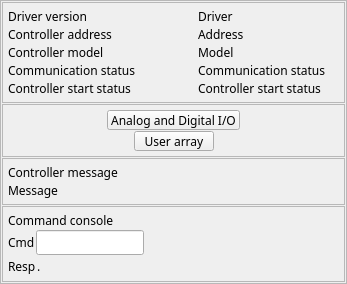
<?xml version="1.0" encoding="UTF-8"?>
<ui version="4.0">
 <class>EFrame</class>
 <widget class="QEFrame" name="EFrame">
  <property name="geometry">
   <rect>
    <x>0</x>
    <y>0</y>
    <width>347</width>
    <height>261</height>
   </rect>
  </property>
  <property name="sizePolicy">
   <sizepolicy hsizetype="Expanding" vsizetype="Expanding">
    <horstretch>0</horstretch>
    <verstretch>0</verstretch>
   </sizepolicy>
  </property>
  <property name="minimumSize">
   <size>
    <width>0</width>
    <height>0</height>
   </size>
  </property>
  <property name="windowTitle">
   <string>RIO PLC Controller</string>
  </property>
  <property name="frameShape">
   <enum>QFrame::StyledPanel</enum>
  </property>
  <layout class="QVBoxLayout" name="verticalLayout" stretch="5,2,3,3">
   <property name="spacing">
    <number>1</number>
   </property>
   <property name="margin">
    <number>1</number>
   </property>
   <item>
    <widget class="QFrame" name="frame">
     <property name="sizePolicy">
      <sizepolicy hsizetype="Expanding" vsizetype="Expanding">
       <horstretch>0</horstretch>
       <verstretch>0</verstretch>
      </sizepolicy>
     </property>
     <property name="maximumSize">
      <size>
       <width>16777215</width>
       <height>16777215</height>
      </size>
     </property>
     <property name="frameShape">
      <enum>QFrame::StyledPanel</enum>
     </property>
     <property name="frameShadow">
      <enum>QFrame::Raised</enum>
     </property>
     <layout class="QVBoxLayout" name="verticalLayout_2">
      <property name="spacing">
       <number>1</number>
      </property>
      <property name="margin">
       <number>5</number>
      </property>
      <item>
       <layout class="QHBoxLayout" name="horizontalLayout_11" stretch="4,3">
        <item>
         <widget class="QLabel" name="label_10">
          <property name="sizePolicy">
           <sizepolicy hsizetype="Preferred" vsizetype="Preferred">
            <horstretch>0</horstretch>
            <verstretch>0</verstretch>
           </sizepolicy>
          </property>
          <property name="font">
           <font>
            <family>Abyssinica SIL</family>
            <pointsize>9</pointsize>
           </font>
          </property>
          <property name="text">
           <string>Driver version</string>
          </property>
         </widget>
        </item>
        <item>
         <widget class="QELabel" name="qelabel_6">
          <property name="sizePolicy">
           <sizepolicy hsizetype="Minimum" vsizetype="Preferred">
            <horstretch>0</horstretch>
            <verstretch>0</verstretch>
           </sizepolicy>
          </property>
          <property name="font">
           <font>
            <family>Abyssinica SIL</family>
            <pointsize>9</pointsize>
           </font>
          </property>
          <property name="layoutDirection">
           <enum>Qt::LeftToRight</enum>
          </property>
          <property name="alignment">
           <set>Qt::AlignLeading|Qt::AlignLeft|Qt::AlignVCenter</set>
          </property>
          <property name="variable" stdset="0">
           <string>$(RIO)DRIVER_MON</string>
          </property>
          <property name="text">
           <string>Driver</string>
          </property>
         </widget>
        </item>
       </layout>
      </item>
      <item>
       <layout class="QHBoxLayout" name="horizontalLayout_5" stretch="4,3">
        <item>
         <widget class="QLabel" name="label_3">
          <property name="sizePolicy">
           <sizepolicy hsizetype="Preferred" vsizetype="Preferred">
            <horstretch>0</horstretch>
            <verstretch>0</verstretch>
           </sizepolicy>
          </property>
          <property name="font">
           <font>
            <family>Abyssinica SIL</family>
            <pointsize>9</pointsize>
           </font>
          </property>
          <property name="text">
           <string>Controller address</string>
          </property>
         </widget>
        </item>
        <item>
         <widget class="QELabel" name="qelabel_3">
          <property name="sizePolicy">
           <sizepolicy hsizetype="Minimum" vsizetype="Preferred">
            <horstretch>0</horstretch>
            <verstretch>0</verstretch>
           </sizepolicy>
          </property>
          <property name="font">
           <font>
            <family>Abyssinica SIL</family>
            <pointsize>9</pointsize>
           </font>
          </property>
          <property name="layoutDirection">
           <enum>Qt::LeftToRight</enum>
          </property>
          <property name="alignment">
           <set>Qt::AlignLeading|Qt::AlignLeft|Qt::AlignVCenter</set>
          </property>
          <property name="variable" stdset="0">
           <string>$(RIO)ADDRESS_MON</string>
          </property>
          <property name="text">
           <string>Address</string>
          </property>
         </widget>
        </item>
       </layout>
      </item>
      <item>
       <layout class="QHBoxLayout" name="horizontalLayout_6" stretch="4,3">
        <item>
         <widget class="QLabel" name="label_2">
          <property name="font">
           <font>
            <family>Abyssinica SIL</family>
            <pointsize>9</pointsize>
           </font>
          </property>
          <property name="text">
           <string>Controller model</string>
          </property>
         </widget>
        </item>
        <item>
         <widget class="QELabel" name="qelabel_2">
          <property name="sizePolicy">
           <sizepolicy hsizetype="Preferred" vsizetype="Preferred">
            <horstretch>0</horstretch>
            <verstretch>0</verstretch>
           </sizepolicy>
          </property>
          <property name="font">
           <font>
            <family>Abyssinica SIL</family>
            <pointsize>9</pointsize>
           </font>
          </property>
          <property name="frameShape">
           <enum>QFrame::NoFrame</enum>
          </property>
          <property name="variable" stdset="0">
           <string>$(RIO)MODEL_MON</string>
          </property>
          <property name="notation" stdset="0">
           <enum>QELabel::Fixed</enum>
          </property>
          <property name="text">
           <string>Model</string>
          </property>
         </widget>
        </item>
       </layout>
      </item>
      <item>
       <layout class="QHBoxLayout" name="horizontalLayout_7" stretch="4,3">
        <item>
         <widget class="QLabel" name="label_4">
          <property name="sizePolicy">
           <sizepolicy hsizetype="Preferred" vsizetype="Preferred">
            <horstretch>0</horstretch>
            <verstretch>0</verstretch>
           </sizepolicy>
          </property>
          <property name="font">
           <font>
            <family>Abyssinica SIL</family>
            <pointsize>9</pointsize>
           </font>
          </property>
          <property name="text">
           <string>Communication status </string>
          </property>
         </widget>
        </item>
        <item>
         <widget class="QELabel" name="qelabel_4">
          <property name="sizePolicy">
           <sizepolicy hsizetype="Preferred" vsizetype="Preferred">
            <horstretch>0</horstretch>
            <verstretch>0</verstretch>
           </sizepolicy>
          </property>
          <property name="font">
           <font>
            <family>Abyssinica SIL</family>
            <pointsize>9</pointsize>
           </font>
          </property>
          <property name="variable" stdset="0">
           <string>$(RIO)COMMERR_STATUS</string>
          </property>
          <property name="text">
           <string>Communication status</string>
          </property>
         </widget>
        </item>
       </layout>
      </item>
      <item>
       <layout class="QHBoxLayout" name="horizontalLayout_8" stretch="4,3">
        <item>
         <widget class="QLabel" name="label_5">
          <property name="sizePolicy">
           <sizepolicy hsizetype="Preferred" vsizetype="Preferred">
            <horstretch>0</horstretch>
            <verstretch>0</verstretch>
           </sizepolicy>
          </property>
          <property name="font">
           <font>
            <family>Abyssinica SIL</family>
            <pointsize>9</pointsize>
           </font>
          </property>
          <property name="text">
           <string>Controller start status</string>
          </property>
         </widget>
        </item>
        <item>
         <widget class="QELabel" name="qelabel_5">
          <property name="sizePolicy">
           <sizepolicy hsizetype="Preferred" vsizetype="Preferred">
            <horstretch>0</horstretch>
            <verstretch>0</verstretch>
           </sizepolicy>
          </property>
          <property name="font">
           <font>
            <family>Abyssinica SIL</family>
            <pointsize>9</pointsize>
           </font>
          </property>
          <property name="variable" stdset="0">
           <string>$(RIO)COMMERR_STATUS</string>
          </property>
          <property name="text">
           <string>Controller start status</string>
          </property>
         </widget>
        </item>
       </layout>
      </item>
     </layout>
    </widget>
   </item>
   <item>
    <widget class="QFrame" name="frame_3">
     <property name="sizePolicy">
      <sizepolicy hsizetype="Expanding" vsizetype="Expanding">
       <horstretch>0</horstretch>
       <verstretch>0</verstretch>
      </sizepolicy>
     </property>
     <property name="maximumSize">
      <size>
       <width>16777215</width>
       <height>16777215</height>
      </size>
     </property>
     <property name="frameShape">
      <enum>QFrame::StyledPanel</enum>
     </property>
     <layout class="QVBoxLayout" name="verticalLayout_3">
      <property name="spacing">
       <number>1</number>
      </property>
      <property name="margin">
       <number>5</number>
      </property>
      <item>
       <layout class="QHBoxLayout" name="horizontalLayout_13">
        <item>
         <spacer name="horizontalSpacer_7">
          <property name="orientation">
           <enum>Qt::Horizontal</enum>
          </property>
          <property name="sizeHint" stdset="0">
           <size>
            <width>40</width>
            <height>20</height>
           </size>
          </property>
         </spacer>
        </item>
        <item>
         <widget class="QEPushButton" name="qepushbutton_6">
          <property name="sizePolicy">
           <sizepolicy hsizetype="Minimum" vsizetype="Expanding">
            <horstretch>0</horstretch>
            <verstretch>0</verstretch>
           </sizepolicy>
          </property>
          <property name="minimumSize">
           <size>
            <width>0</width>
            <height>1</height>
           </size>
          </property>
          <property name="font">
           <font>
            <family>Abyssinica SIL</family>
            <pointsize>9</pointsize>
           </font>
          </property>
          <property name="text">
           <string>Analog and Digital I/O</string>
          </property>
          <property name="variableAsToolTip">
           <bool>false</bool>
          </property>
          <property name="guiFile" stdset="0">
           <string>galil_ctrl_io.ui</string>
          </property>
          <property name="creationOption" stdset="0">
           <enum>QEPushButton::NewWindow</enum>
          </property>
          <property name="prioritySubstitutions">
           <string>P=$(RIO)</string>
          </property>
         </widget>
        </item>
        <item>
         <spacer name="horizontalSpacer_8">
          <property name="orientation">
           <enum>Qt::Horizontal</enum>
          </property>
          <property name="sizeHint" stdset="0">
           <size>
            <width>40</width>
            <height>20</height>
           </size>
          </property>
         </spacer>
        </item>
       </layout>
      </item>
      <item>
       <layout class="QHBoxLayout" name="horizontalLayout_19">
        <item>
         <spacer name="horizontalSpacer_17">
          <property name="orientation">
           <enum>Qt::Horizontal</enum>
          </property>
          <property name="sizeHint" stdset="0">
           <size>
            <width>40</width>
            <height>20</height>
           </size>
          </property>
         </spacer>
        </item>
        <item>
         <widget class="QEPushButton" name="qepushbutton_10">
          <property name="sizePolicy">
           <sizepolicy hsizetype="Minimum" vsizetype="Expanding">
            <horstretch>0</horstretch>
            <verstretch>0</verstretch>
           </sizepolicy>
          </property>
          <property name="minimumSize">
           <size>
            <width>0</width>
            <height>1</height>
           </size>
          </property>
          <property name="font">
           <font>
            <family>Abyssinica SIL</family>
            <pointsize>9</pointsize>
           </font>
          </property>
          <property name="text">
           <string>User array</string>
          </property>
          <property name="variableAsToolTip">
           <bool>false</bool>
          </property>
          <property name="userLevelEnabled" stdset="0">
           <enum>QEPushButton::User</enum>
          </property>
          <property name="guiFile" stdset="0">
           <string>galil_userArrayPlot.ui</string>
          </property>
          <property name="creationOption" stdset="0">
           <enum>QEPushButton::NewWindow</enum>
          </property>
          <property name="prioritySubstitutions">
           <string>P=$(RIO)</string>
          </property>
         </widget>
        </item>
        <item>
         <spacer name="horizontalSpacer_18">
          <property name="orientation">
           <enum>Qt::Horizontal</enum>
          </property>
          <property name="sizeHint" stdset="0">
           <size>
            <width>40</width>
            <height>20</height>
           </size>
          </property>
         </spacer>
        </item>
       </layout>
      </item>
     </layout>
    </widget>
   </item>
   <item>
    <widget class="QFrame" name="frame">
     <property name="maximumSize">
      <size>
       <width>16777215</width>
       <height>16777215</height>
      </size>
     </property>
     <property name="frameShape">
      <enum>QFrame::StyledPanel</enum>
     </property>
     <property name="frameShadow">
      <enum>QFrame::Raised</enum>
     </property>
     <layout class="QVBoxLayout" name="verticalLayout_5">
      <property name="spacing">
       <number>1</number>
      </property>
      <property name="margin">
       <number>5</number>
      </property>
      <item>
       <widget class="QLabel" name="label_6">
        <property name="sizePolicy">
         <sizepolicy hsizetype="Preferred" vsizetype="Preferred">
          <horstretch>0</horstretch>
          <verstretch>0</verstretch>
         </sizepolicy>
        </property>
        <property name="font">
         <font>
          <family>Abyssinica SIL</family>
          <pointsize>9</pointsize>
         </font>
        </property>
        <property name="text">
         <string>Controller message</string>
        </property>
       </widget>
      </item>
      <item>
       <widget class="QELabel" name="qelabel_10">
        <property name="sizePolicy">
         <sizepolicy hsizetype="Minimum" vsizetype="Preferred">
          <horstretch>0</horstretch>
          <verstretch>0</verstretch>
         </sizepolicy>
        </property>
        <property name="font">
         <font>
          <family>Abyssinica SIL</family>
          <pointsize>9</pointsize>
         </font>
        </property>
        <property name="frameShape">
         <enum>QFrame::NoFrame</enum>
        </property>
        <property name="variable" stdset="0">
         <string>$(RIO)ERROR_MON</string>
        </property>
        <property name="text">
         <string>Message</string>
        </property>
       </widget>
      </item>
     </layout>
    </widget>
   </item>
   <item>
    <widget class="QFrame" name="frame">
     <property name="maximumSize">
      <size>
       <width>16777215</width>
       <height>16777215</height>
      </size>
     </property>
     <property name="frameShape">
      <enum>QFrame::StyledPanel</enum>
     </property>
     <layout class="QVBoxLayout" name="verticalLayout_4">
      <property name="spacing">
       <number>1</number>
      </property>
      <property name="margin">
       <number>5</number>
      </property>
      <item>
       <widget class="QLabel" name="label_7">
        <property name="sizePolicy">
         <sizepolicy hsizetype="Preferred" vsizetype="Preferred">
          <horstretch>0</horstretch>
          <verstretch>0</verstretch>
         </sizepolicy>
        </property>
        <property name="font">
         <font>
          <family>Abyssinica SIL</family>
          <pointsize>9</pointsize>
         </font>
        </property>
        <property name="text">
         <string>Command console</string>
        </property>
       </widget>
      </item>
      <item>
       <layout class="QHBoxLayout" name="horizontalLayout_9">
        <item>
         <widget class="QLabel" name="label_8">
          <property name="sizePolicy">
           <sizepolicy hsizetype="Maximum" vsizetype="Preferred">
            <horstretch>0</horstretch>
            <verstretch>0</verstretch>
           </sizepolicy>
          </property>
          <property name="font">
           <font>
            <family>Abyssinica SIL</family>
            <pointsize>9</pointsize>
           </font>
          </property>
          <property name="text">
           <string>Cmd</string>
          </property>
         </widget>
        </item>
        <item>
         <widget class="QELineEdit" name="qelineedit">
          <property name="sizePolicy">
           <sizepolicy hsizetype="Minimum" vsizetype="Fixed">
            <horstretch>0</horstretch>
            <verstretch>0</verstretch>
           </sizepolicy>
          </property>
          <property name="font">
           <font>
            <family>Abyssinica SIL</family>
            <pointsize>9</pointsize>
           </font>
          </property>
          <property name="variable" stdset="0">
           <string>$(RIO)SEND_STR_CMD</string>
          </property>
         </widget>
        </item>
        <item>
         <spacer name="horizontalSpacer_2">
          <property name="orientation">
           <enum>Qt::Horizontal</enum>
          </property>
          <property name="sizeHint" stdset="0">
           <size>
            <width>40</width>
            <height>20</height>
           </size>
          </property>
         </spacer>
        </item>
       </layout>
      </item>
      <item>
       <layout class="QHBoxLayout" name="horizontalLayout_10">
        <item>
         <widget class="QLabel" name="label_9">
          <property name="sizePolicy">
           <sizepolicy hsizetype="Preferred" vsizetype="Preferred">
            <horstretch>0</horstretch>
            <verstretch>0</verstretch>
           </sizepolicy>
          </property>
          <property name="font">
           <font>
            <family>Abyssinica SIL</family>
            <pointsize>9</pointsize>
           </font>
          </property>
          <property name="text">
           <string>Resp</string>
          </property>
         </widget>
        </item>
        <item>
         <widget class="QELabel" name="qelabel_11">
          <property name="sizePolicy">
           <sizepolicy hsizetype="Minimum" vsizetype="Preferred">
            <horstretch>0</horstretch>
            <verstretch>0</verstretch>
           </sizepolicy>
          </property>
          <property name="font">
           <font>
            <family>Abyssinica SIL</family>
            <pointsize>9</pointsize>
           </font>
          </property>
          <property name="variable" stdset="0">
           <string>$(RIO)SEND_STR_MON</string>
          </property>
          <property name="useDbPrecision">
           <bool>false</bool>
          </property>
          <property name="leadingZero">
           <bool>false</bool>
          </property>
          <property name="trailingZeros">
           <bool>false</bool>
          </property>
          <property name="addUnits">
           <bool>false</bool>
          </property>
          <property name="format" stdset="0">
           <enum>QELabel::Default</enum>
          </property>
          <property name="arrayAction" stdset="0">
           <enum>QELabel::Ascii</enum>
          </property>
          <property name="text">
           <string>.</string>
          </property>
         </widget>
        </item>
        <item>
         <spacer name="horizontalSpacer">
          <property name="orientation">
           <enum>Qt::Horizontal</enum>
          </property>
          <property name="sizeHint" stdset="0">
           <size>
            <width>40</width>
            <height>20</height>
           </size>
          </property>
         </spacer>
        </item>
       </layout>
      </item>
     </layout>
    </widget>
   </item>
  </layout>
 </widget>
 <customwidgets>
  <customwidget>
   <class>QELabel</class>
   <extends>QLabel</extends>
   <header>QELabel.h</header>
  </customwidget>
  <customwidget>
   <class>QELineEdit</class>
   <extends>QLineEdit</extends>
   <header>QELineEdit.h</header>
  </customwidget>
  <customwidget>
   <class>QEPushButton</class>
   <extends>QPushButton</extends>
   <header>QEPushButton.h</header>
  </customwidget>
  <customwidget>
   <class>QEFrame</class>
   <extends>QFrame</extends>
   <header>QEFrame.h</header>
   <container>1</container>
  </customwidget>
 </customwidgets>
 <resources/>
 <connections/>
</ui>
